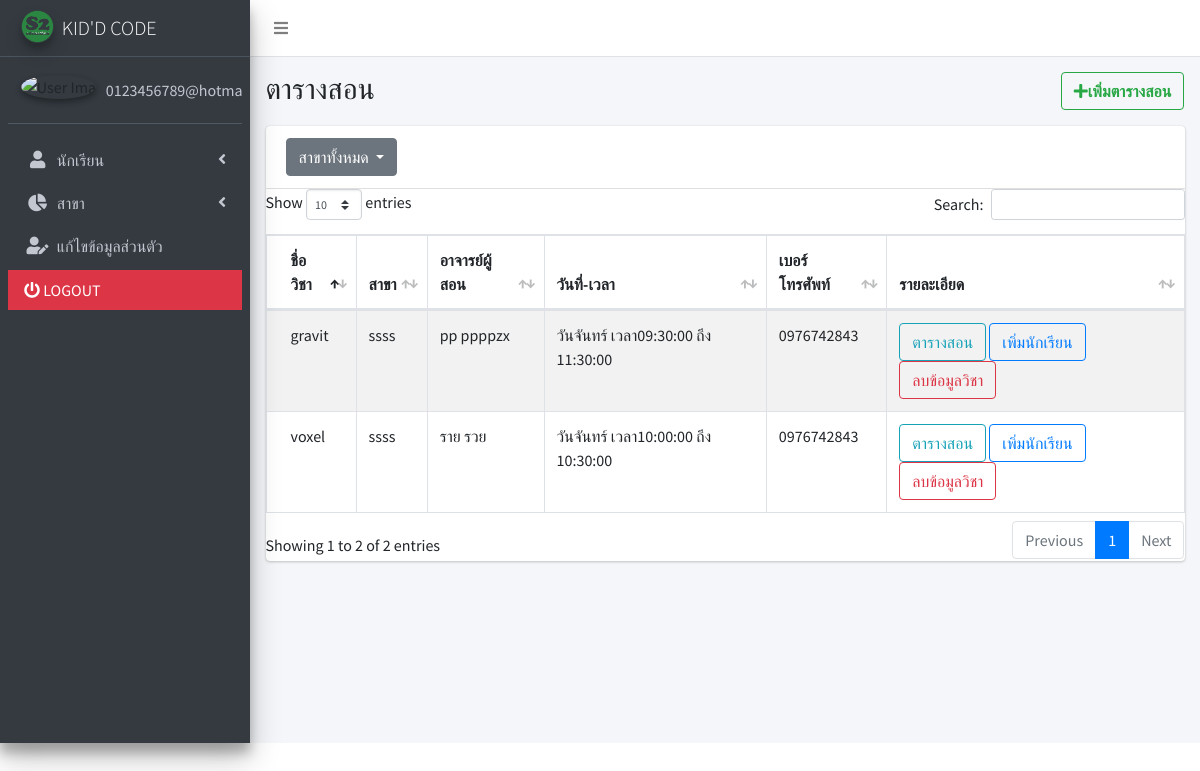
Page /admin/learn.php (signed in) on the committed database.
### tables this page shows
CREATE TABLE `teacher_schedule` (
  `teacher_schedule_id` int(11) NOT NULL,
  `teacher_schedule_subject` varchar(11) DEFAULT NULL,
  `teacher_schedule_name` int(11) DEFAULT NULL,
  `teacher_schedule_branch` varchar(11) NOT NULL,
  `teacher_schedule_date` text DEFAULT NULL,
  `teacher_schedule_starttime` text DEFAULT NULL,
  `teacher_schedule_endtime` text NOT NULL
);

CREATE TABLE `subject` (
  `subject_id` varchar(11) NOT NULL,
  `subject_name` text NOT NULL,
  `subject_detail` text NOT NULL,
  `subject_amount` int(11) NOT NULL,
  `subject_full_amount` int(11) NOT NULL,
  `subject_number` varchar(100) NOT NULL
);

CREATE TABLE `branch` (
  `branch_id` varchar(11) NOT NULL,
  `branch_name` varchar(100) NOT NULL,
  `branch_address` text NOT NULL,
  `branch_county` varchar(100) NOT NULL,
  `branch_map` text NOT NULL,
  `branch_photo` text DEFAULT NULL,
  `branch_show` varchar(10) NOT NULL,
  `branch_onwer` int(11) NOT NULL
);

CREATE TABLE `member` (
  `member_id` int(11) NOT NULL,
  `member_user` varchar(100) NOT NULL,
  `member_password` varchar(100) DEFAULT NULL,
  `member_photo` text DEFAULT NULL,
  `member_fullname` varchar(100) NOT NULL,
  `member_nickname` varchar(100) NOT NULL,
  `member_id_card_code` varchar(100) NOT NULL,
  `member_tel` varchar(20) DEFAULT NULL,
  `member_email` varchar(200) DEFAULT NULL,
  `member_facebook` varchar(100) DEFAULT NULL,
  `member_line` varchar(100) DEFAULT NULL,
  `member_stdate` date NOT NULL,
  `member_branch` varchar(11) DEFAULT NULL,
  `member_county` varchar(100) NOT NULL,
  `member_birth` date NOT NULL,
  `member_rank` varchar(100) NOT NULL,
  `member_status` varchar(100) NOT NULL
);

### admin/learn.php (the view, shortened to what this page needs)
<?php
  require('../condb.php');
   $show = ("SELECT *  FROM teacher_schedule AS d1
            INNER JOIN member AS d2
            ON  d1.teacher_schedule_name = d2.member_id
            INNER JOIN branch AS d3
            ON d1.teacher_schedule_branch=d3.branch_id
            INNER JOIN subject AS d4
            ON d1.teacher_schedule_subject=d4.subject_id");
          $result_show = mysqli_query($conn, $show);
?>
<!DOCTYPE html>
<html lang="en">
<head>
  <link rel="stylesheet" href="../plugins/fontawesome-free/css/all.min.css">
  <link rel="stylesheet" href="../plugins/datatables-bs4/css/dataTables.bootstrap4.min.css">
  <link rel="stylesheet" href="../plugins/datatables-responsive/css/responsive.bootstrap4.min.css">
  <link rel="stylesheet" href="../plugins/datatables-buttons/css/buttons.bootstrap4.min.css">
  <link rel="stylesheet" href="../dist/css/adminlte.min.css">
</head>
<body class="hold-transition sidebar-mini">
<div class="wrapper">
  <nav class="main-header navbar navbar-expand navbar-white navbar-light">
    <ul class="navbar-nav">
      <li class="nav-item">
        <a class="nav-link" data-widget="pushmenu" href="#" role="button"><i class="fas fa-bars"></i></a>
      </li>
    </ul>
    </nav>
  <aside class="main-sidebar sidebar-dark-primary elevation-4">
    <a href="index.php" class="brand-link">
      <img src="../img/2.png" alt="kid'd code Logo" class="brand-image img-circle elevation-3" style="opacity: .8">
      <span class="brand-text font-weight-light">KID'D CODE</span>
    </a>
    <div class="sidebar">
      <div class="user-panel mt-3 pb-3 mb-3 d-flex">
        <div class="image">
          <img src="<?php echo $_SESSION['photo'];?>" class="img-circle elevation-2" alt="User Image">
        </div>
        <div class="info">
          <a href="index.php" class="d-block"><?php echo $_SESSION['fullname'];?></a>
        </div>
      </div>
      <nav class="mt-2">
        <ul class="nav nav-pills nav-sidebar flex-column" data-widget="treeview" role="menu" data-accordion="false">
               <li class="nav-item">
                <a href="#" class="nav-link">
                  <i class="nav-icon fas fa-user"></i>
                  <p>
                    นักเรียน
                    <i class="fas fa-angle-left right"></i>
                  </p>
                </a>
              </li>
              <li class="nav-item">
                <a href="#" class="nav-link">
                  <i class="nav-icon fas fa-chart-pie"></i>
                  <p>
                    สาขา
                    <i class="right fas fa-angle-left"></i>
                  </p>
                </a>
                  <li class="nav-item">
                    <a href="edit.php" class="nav-link">
                        <i class="nav-icon fas fa-user-edit"></i>
                      <p>
                        แก้ไขข้อมูลส่วนตัว
                      </p>
                    </a>
                  </li>
                  <li class="btn-danger">
                  <a href="addclass.php?logout='1'" class="nav-link ">
                    <i class="fas fa-power-off" style="color: white;"> </i>
                  <p style="color: white;">
                   LOGOUT
                  </p>
                </a>
              </li>
          </li>
        </ul>
      </nav>
    </div>
  </aside>
  <div class="content-wrapper">
    <div class="content-header">
      <div class="container-fluid">
        <div class="row mb-3">
        <div class="col-sm-2">
              <h1>ตารางสอน</h1>
            </div>
            <div class="col-sm-10">
              <ol class="breadcrumb float-sm-right">
            <button type="button" class="btn btn-outline-success " data-toggle="modal" data-target="#modal-default"><i class="nav-icon fas fa-plus">เพิ่มตารางสอน</i></button>
              </ol>
            </div>
        </div>
            <form>
              <div class="row">
                <div class="col-12">
                  <div class="card">
                    <div class="card-header">
                      <button class="btn btn-secondary dropdown-toggle" type="button" id="dropdownMenuButton" data-toggle="dropdown" aria-haspopup="true" aria-expanded="false">
                      สาขาทั้งหมด
              </button>
                    </div>
                    <div class="card-body table-responsive p-0" style="height: 100%;">
                      <table id="example1" class="table table-bordered table-striped">
                        <thead>
                        <tr>
                          <th>ชื่อวิชา</th>
                          <th>สาขา</th>
                          <th>อาจารย์ผู้สอน</th>
                          <th>วันที่-เวลา</th>
                          <th>เบอร์โทรศัพท์</th>
                          <th>รายละเอียด</th>
                        </tr>
                      </thead>
                      <tbody>
                      <?php while($row = mysqli_fetch_array($result_show, MYSQLI_ASSOC)) {?>
                        <tr>
                          <td><?php echo $row['subject_name'];?></td>
                          <td><?php echo $row['branch_name'];?></td>
                          <td><?php echo $row['member_fullname'];?></td>
                          <td><?php echo 'วัน'.$row['teacher_schedule_date'].' '.'เวลา'.$row['teacher_schedule_starttime'].' '.'ถึง'.' '.$row['teacher_schedule_endtime'];?></td>
                          <td>0976742843</td>
                          <td>
                            <a href="addclass.php?edit_id=<?php echo $row['teacher_schedule_id'];?>"><button type="button" class="btn btn-outline-info">ตารางสอน</button></a>
                            <a href="classch.php?add_id=<?php echo $row['teacher_schedule_id'];?>"><button type="button" class="btn btn-outline-primary">เพิ่มนักเรียน</button></a>
                            <a href="deleclass.php?del_id=<?php echo $row['teacher_schedule_id'];?>" onclick="return confirm('ต้องการลบตารางสอนไหม')"><button type="button" class="btn btn-outline-danger" >ลบข้อมูลวิชา</button></td>
                        </tr>
                        <?php }?>
                        </tbody>
                      </table>
                    </div>
                  </div>
                </div>
              </div>
            </form>
          </div>
  </div>
</div>
</div>
</body>
</html>

### rows in the picture
teacher_schedule: teacher_schedule_subject.subject_name "voxel", teacher_schedule_branch.branch_name "ssss", teacher_schedule_name.member_fullname "ราย รวย", teacher_schedule_date "จันทร์", teacher_schedule_starttime "10:00:00", teacher_schedule_endtime "10:30:00"
teacher_schedule: teacher_schedule_subject.subject_name "gravit", teacher_schedule_branch.branch_name "ssss", teacher_schedule_name.member_fullname "pp ppppzx", teacher_schedule_date "จันทร์", teacher_schedule_starttime "09:30:00", teacher_schedule_endtime "11:30:00"
